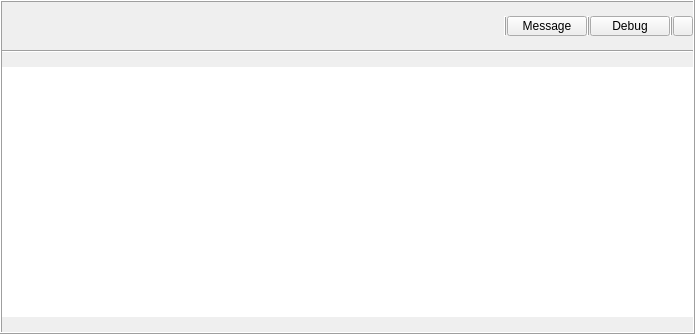
<?xml version="1.0" encoding="UTF-8"?>
<ui version="4.0">
 <class>MessageOperate</class>
 <widget class="QWidget" name="MessageOperate">
  <property name="geometry">
   <rect>
    <x>0</x>
    <y>0</y>
    <width>695</width>
    <height>334</height>
   </rect>
  </property>
  <property name="windowTitle">
   <string>Form</string>
  </property>
  <layout class="QVBoxLayout" name="verticalLayout_5">
   <property name="spacing">
    <number>0</number>
   </property>
   <property name="leftMargin">
    <number>0</number>
   </property>
   <property name="topMargin">
    <number>0</number>
   </property>
   <property name="rightMargin">
    <number>0</number>
   </property>
   <property name="bottomMargin">
    <number>0</number>
   </property>
   <item>
    <widget class="QFrame" name="frame">
     <property name="frameShape">
      <enum>QFrame::Box</enum>
     </property>
     <property name="frameShadow">
      <enum>QFrame::Raised</enum>
     </property>
     <layout class="QVBoxLayout" name="verticalLayout">
      <property name="spacing">
       <number>0</number>
      </property>
      <property name="leftMargin">
       <number>0</number>
      </property>
      <property name="topMargin">
       <number>0</number>
      </property>
      <property name="rightMargin">
       <number>0</number>
      </property>
      <property name="bottomMargin">
       <number>0</number>
      </property>
      <item>
       <widget class="QWidget" name="widget_button" native="true">
        <property name="minimumSize">
         <size>
          <width>20</width>
          <height>20</height>
         </size>
        </property>
        <property name="maximumSize">
         <size>
          <width>16777215</width>
          <height>20</height>
         </size>
        </property>
        <property name="layoutDirection">
         <enum>Qt::RightToLeft</enum>
        </property>
        <layout class="QHBoxLayout" name="horizontalLayout">
         <property name="spacing">
          <number>0</number>
         </property>
         <property name="leftMargin">
          <number>0</number>
         </property>
         <property name="topMargin">
          <number>0</number>
         </property>
         <property name="rightMargin">
          <number>0</number>
         </property>
         <property name="bottomMargin">
          <number>0</number>
         </property>
         <item>
          <widget class="QPushButton" name="btn_message_status">
           <property name="minimumSize">
            <size>
             <width>20</width>
             <height>20</height>
            </size>
           </property>
           <property name="maximumSize">
            <size>
             <width>20</width>
             <height>20</height>
            </size>
           </property>
           <property name="layoutDirection">
            <enum>Qt::LeftToRight</enum>
           </property>
           <property name="text">
            <string/>
           </property>
          </widget>
         </item>
         <item>
          <widget class="Line" name="line_2">
           <property name="frameShadow">
            <enum>QFrame::Raised</enum>
           </property>
           <property name="orientation">
            <enum>Qt::Vertical</enum>
           </property>
          </widget>
         </item>
         <item>
          <widget class="QPushButton" name="btn_msg_debug">
           <property name="minimumSize">
            <size>
             <width>0</width>
             <height>20</height>
            </size>
           </property>
           <property name="maximumSize">
            <size>
             <width>16777215</width>
             <height>20</height>
            </size>
           </property>
           <property name="text">
            <string>Debug</string>
           </property>
          </widget>
         </item>
         <item>
          <widget class="Line" name="line_3">
           <property name="frameShadow">
            <enum>QFrame::Raised</enum>
           </property>
           <property name="orientation">
            <enum>Qt::Vertical</enum>
           </property>
          </widget>
         </item>
         <item>
          <widget class="QPushButton" name="btn_msg_message">
           <property name="styleSheet">
            <string notr="true"/>
           </property>
           <property name="text">
            <string>Message</string>
           </property>
          </widget>
         </item>
         <item>
          <widget class="Line" name="line_4">
           <property name="frameShadow">
            <enum>QFrame::Raised</enum>
           </property>
           <property name="orientation">
            <enum>Qt::Vertical</enum>
           </property>
          </widget>
         </item>
         <item>
          <spacer name="horizontalSpacer">
           <property name="orientation">
            <enum>Qt::Horizontal</enum>
           </property>
           <property name="sizeHint" stdset="0">
            <size>
             <width>777</width>
             <height>17</height>
            </size>
           </property>
          </spacer>
         </item>
        </layout>
        <zorder>btn_message_status</zorder>
        <zorder>line_2</zorder>
        <zorder>line_3</zorder>
        <zorder>line_4</zorder>
        <zorder>btn_msg_message</zorder>
        <zorder>btn_msg_debug</zorder>
       </widget>
      </item>
      <item>
       <widget class="Line" name="line">
        <property name="orientation">
         <enum>Qt::Horizontal</enum>
        </property>
       </widget>
      </item>
      <item>
       <widget class="QWidget" name="widget_message" native="true">
        <property name="enabled">
         <bool>true</bool>
        </property>
        <property name="sizePolicy">
         <sizepolicy hsizetype="Ignored" vsizetype="Ignored">
          <horstretch>0</horstretch>
          <verstretch>50</verstretch>
         </sizepolicy>
        </property>
        <property name="minimumSize">
         <size>
          <width>0</width>
          <height>0</height>
         </size>
        </property>
        <property name="maximumSize">
         <size>
          <width>16777215</width>
          <height>250</height>
         </size>
        </property>
        <property name="baseSize">
         <size>
          <width>0</width>
          <height>0</height>
         </size>
        </property>
        <layout class="QVBoxLayout" name="verticalLayout_2">
         <property name="spacing">
          <number>0</number>
         </property>
         <property name="leftMargin">
          <number>0</number>
         </property>
         <property name="topMargin">
          <number>0</number>
         </property>
         <property name="rightMargin">
          <number>0</number>
         </property>
         <property name="bottomMargin">
          <number>0</number>
         </property>
         <item>
          <widget class="QStackedWidget" name="stackedWidget">
           <property name="frameShadow">
            <enum>QFrame::Sunken</enum>
           </property>
           <property name="lineWidth">
            <number>0</number>
           </property>
           <property name="currentIndex">
            <number>1</number>
           </property>
           <widget class="QWidget" name="page_msg_debug">
            <layout class="QVBoxLayout" name="verticalLayout_3">
             <property name="spacing">
              <number>0</number>
             </property>
             <property name="leftMargin">
              <number>0</number>
             </property>
             <property name="topMargin">
              <number>0</number>
             </property>
             <property name="rightMargin">
              <number>0</number>
             </property>
             <property name="bottomMargin">
              <number>0</number>
             </property>
             <item>
              <widget class="QListView" name="listView_debug">
               <property name="frameShape">
                <enum>QFrame::NoFrame</enum>
               </property>
              </widget>
             </item>
            </layout>
           </widget>
           <widget class="QWidget" name="page_msg_detect">
            <layout class="QVBoxLayout" name="verticalLayout_4">
             <property name="spacing">
              <number>0</number>
             </property>
             <property name="leftMargin">
              <number>0</number>
             </property>
             <property name="topMargin">
              <number>0</number>
             </property>
             <property name="rightMargin">
              <number>0</number>
             </property>
             <property name="bottomMargin">
              <number>0</number>
             </property>
             <item>
              <widget class="QTableView" name="tableView_detect">
               <property name="sizePolicy">
                <sizepolicy hsizetype="Preferred" vsizetype="Preferred">
                 <horstretch>0</horstretch>
                 <verstretch>0</verstretch>
                </sizepolicy>
               </property>
               <property name="layoutDirection">
                <enum>Qt::LeftToRight</enum>
               </property>
               <property name="frameShape">
                <enum>QFrame::NoFrame</enum>
               </property>
               <property name="lineWidth">
                <number>0</number>
               </property>
               <property name="verticalScrollBarPolicy">
                <enum>Qt::ScrollBarAsNeeded</enum>
               </property>
               <property name="horizontalScrollBarPolicy">
                <enum>Qt::ScrollBarAlwaysOff</enum>
               </property>
               <property name="sizeAdjustPolicy">
                <enum>QAbstractScrollArea::AdjustIgnored</enum>
               </property>
               <property name="editTriggers">
                <set>QAbstractItemView::NoEditTriggers</set>
               </property>
               <property name="textElideMode">
                <enum>Qt::ElideLeft</enum>
               </property>
               <property name="gridStyle">
                <enum>Qt::NoPen</enum>
               </property>
               <attribute name="horizontalHeaderVisible">
                <bool>false</bool>
               </attribute>
               <attribute name="horizontalHeaderMinimumSectionSize">
                <number>20</number>
               </attribute>
               <attribute name="horizontalHeaderHighlightSections">
                <bool>false</bool>
               </attribute>
               <attribute name="horizontalHeaderShowSortIndicator" stdset="0">
                <bool>false</bool>
               </attribute>
               <attribute name="horizontalHeaderStretchLastSection">
                <bool>true</bool>
               </attribute>
               <attribute name="verticalHeaderVisible">
                <bool>false</bool>
               </attribute>
              </widget>
             </item>
            </layout>
           </widget>
          </widget>
         </item>
        </layout>
       </widget>
      </item>
     </layout>
    </widget>
   </item>
  </layout>
 </widget>
 <resources/>
 <connections/>
</ui>
